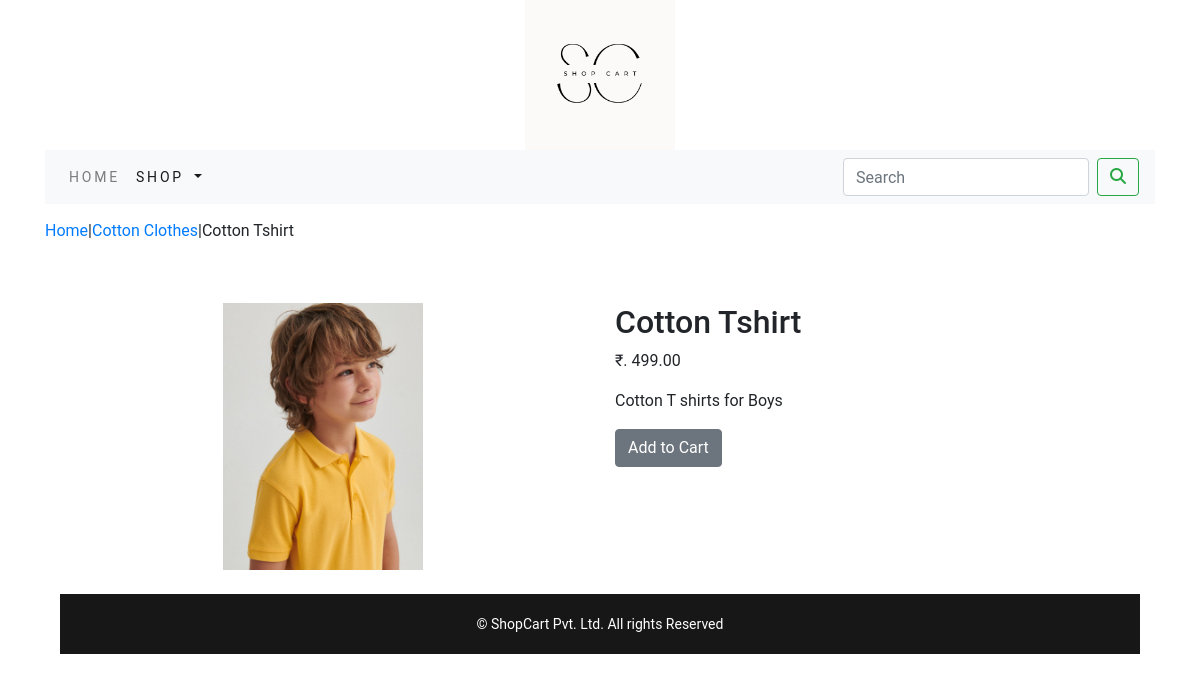
/ecommerceapp/cotton-clothes/cotton-tshirt/, run on the app's committed database.
### ecommerceapp/models.py (models this page shows, shortened)
class Product(models.Model):
    name=models.CharField(max_length=250,unique=True)
    slug=models.SlugField(max_length=250,unique=True)
    description=models.TextField(blank=True)
    price=models.DecimalField(max_digits=10,decimal_places=2)
    category=models.ForeignKey(Category,on_delete=models.CASCADE)
    image = models.ImageField(upload_to='product', blank=True)
    stock=models.IntegerField()
    available=models.BooleanField(default=True)
    created=models.DateTimeField(auto_now_add=True)
    updated=models.DateTimeField(auto_now=True)
    class Meta:
        ordering = ('name',)
        verbose_name = 'product'
        verbose_name_plural = 'products'

class Category(models.Model):
    name=models.CharField(max_length=250,unique=True)
    slug=models.SlugField(max_length=250,unique=True)
    description=models.TextField(blank=True)
    image=models.ImageField(upload_to='category',blank=True)
    class Meta:
        ordering=('name',)
        verbose_name='category'
        verbose_name_plural='categories'
    def get_url(self):
        return reverse('ecommerceapp:products_by_category',args=[self.slug])
    def __str__(self):
        return '{}'.format(self.name)

### ecommerceapp/views.py (the view)
# urls.py: path('<slug:c_slug>/<slug:product_slug>/',views.proDetail,name='prodCatdetail'),
def proDetail(request,c_slug,product_slug):
    try:
        product=Product.objects.get(category__slug=c_slug,slug=product_slug)
    except Exception as e:
        raise e
    return render(request,'product.html',{'product':product})

### cart/context_processors.py (called while the page is built)
def counter(request):
    item_count=0
    if 'admin' in request.path:
        return {}
    else:
        try:
            cart=Cart.objects.filter(cart_id=_cart_id(request))
            car_items=CartItem.objects.all().filter(cart=cart[:1])
            for cart_item in car_items:
                item_count += cart_item.quantity
        except Cart.DoesNotExist:
            item_count = 0
    return dict(item_count=item_count)

### cart/views.py (called while the page is built)
def _cart_id(request):
    cart= request.session.session_key
    if not cart:
        cart=request.session.create()
    return cart

### ecommerceapp/context_processors.py (called while the page is built)
def menu_links(request):
    links=Category.objects.all()
    return dict(links=links)

### templates/product.html (shortened to what this page needs)
{% extends 'base.html' %}
{% load static %}
{% block content %}
<div class="container row my_prod_row_class">
    <div class="pull-left">
        <p><a href="{% url 'ecommerceapp:allProdCat' %}">Home</a>|<a href="{{product.category.get_url}}">{{product.category}}</a>|{{product.name}}</p>
    </div>
</div>
<div class="container">
<br>
<div class="row">
    <div class="col-12 col-sm-12-col-md-12 col-lg-6 text-center">
        <div style="min=width:18rem;">
            <img src="{{product.image.url}}" alt="{{product.name}}" width="200px;">
        </div>
    </div>
    <div>
        <div class="col-md-12 col-sm-12 col-md-12 col-lg-12">
            <h2>{{product.name}}</h2>
            <p>₹. {{product.price}}</p>
            <p class="text-justify my-prod-text">{{product.description}}</p>
            {% if product.stock <= 0 %}
            <p class="text-justify my-prod-text"><b>Out of Stock</b></p>
            {% else %}
            <a class="btn btn-secondary" href="{% url 'cart:add_cart' product.id %}">Add to Cart</a>
            {% endif %}
        </div>
    </div>
</div>
{% endblock %}

### static/css/custom.css (style rules this page uses)
body { font-family: 'Libre Baskerville', serif; font-family: 'Roboto', sans-serif; }
.my_prod_row_class { padding-top: 15px; padding-bottom: 20px; }

### data on the page
Product: category "Cotton Clothes", name "Cotton Tshirt", image (picture), price "499.00", description "Cotton T shirts for Boys"
